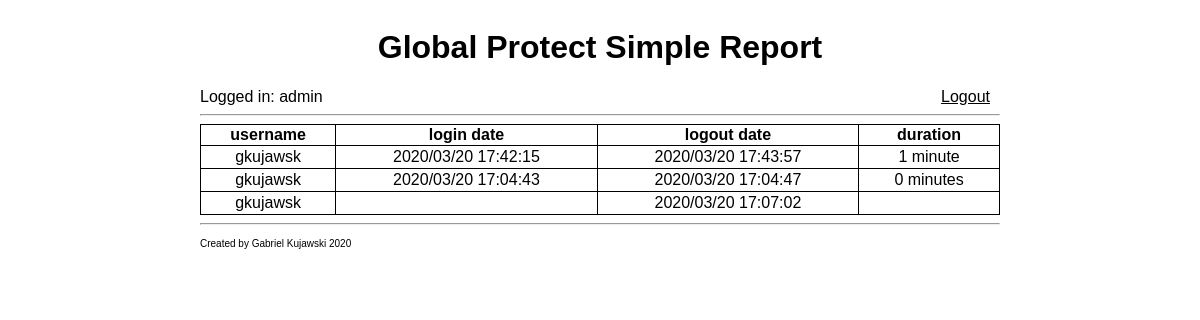
The app's page / (signed in) with its own data.
### reports/models.py (models this page shows)
class GlobalProtectEvent(models.Model):
	login_event = models.CharField(max_length=1024, null=True)
	logout_event = models.CharField(max_length=1024, null=True)
	user = models.CharField(max_length=128, null=False)
	login_date = models.DateTimeField(null=True)
	logout_date = models.DateTimeField(null=True)

### reports/views.py (the view)
# urls.py: path('', ReportView.as_view(), name='report'),
class ReportView(LoginRequiredMixin, ListView):
    login_url = '/login/'
    model = GlobalProtectEvent
    queryset = GlobalProtectEvent.objects.order_by('-login_date')
    template_name='report.html'
    context_object_name = 'events'

### reports/templates/report.html (shortened to what this page needs)
<!doctype html>
<html lang="en">
<head>
</head>
<body>
<div style="width: 100%; display: flex; flex-direction: column; align-items: center;">
<div style="width:800px;">
        <H1 style="text-align: center;"> Global Protect Simple Report</H1>
        <div style="display: flex; flex-direction: row; justify-content: space-between;">
            <div>
            Logged in: {{ user }}
            </div>
            <div>
                <a href="/logout">Logout</a>
            </div>
        </div>
        <hr/>
        <table>
            <tr>
                <th class="username">username</th>
                <th class="login">login date</th>
                <th class="logout">logout date</th>
                <th class="duration">duration</th>
            </tr>
            {% for event in events %}
            <tr>
                <td>{{ event.user }}</td>
                <td>{{ event.login_date | date:"Y/m/d H:i:s"}}</td>
                <td>{{ event.logout_date | date:"Y/m/d H:i:s"}} </td>
                <td>{{ event.login_date|timesince:event.logout_date }}</td>
            </tr>
            {% endfor %}
        </table>
        <hr />
            <span class="footer">Created by Gabriel Kujawski 2020 </span>
</div>
</div>
</body>
</html>

### reports/templates/report.html (style rules this page uses)
* { font-family: Tahoma, Arial, Helvetica, sans-serif; }
a { color: black; transition: all 200ms; padding: 4px 10px 4px 10px; }
table, th, td { border: 1px solid black; }
td { padding: 2px 10px 2px 10px; text-align: center; }
table { border-collapse: collapse; width:100%; }
.footer { font-size:10px; }

### records on screen
GlobalProtectEvent: user "gkujawsk", login_date "2020/03/20 17:42:15", logout_date "2020/03/20 17:43:57", login_date "1 minute"
GlobalProtectEvent: user "gkujawsk", login_date "2020/03/20 17:04:43", logout_date "2020/03/20 17:04:47", login_date "0 minutes"
GlobalProtectEvent: user "gkujawsk", logout_date "2020/03/20 17:07:02"

### other values on screen
{{ user }} "admin"
